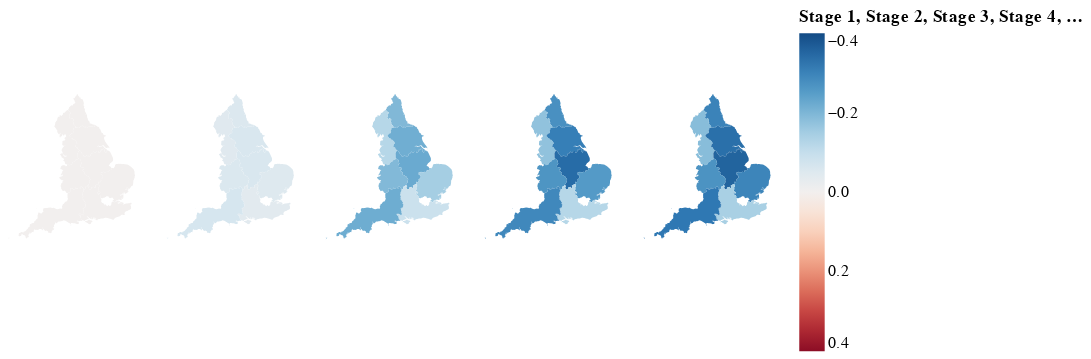

Notebook source saved alongside this figure:
### Code cell
# Residual plot - no London
no_London=geo_data.drop(geo_data[geo_data.nuts118nm=="London"].index)

alt.Chart(no_London).mark_geoshape().encode(
    color=alt.Color(alt.repeat(), type="quantitative",scale=alt.Scale(scheme='redblue',domain=[0.4,-0.4])),
).properties(
    projection={'type': 'identity','reflectY': True},
    width=80,
    height=200
).repeat(res_list,
    columns=6
)

### Figure 1 — Vega-Lite specification as saved in the notebook (floating-point values rounded to 4 significant figures; data arrays with more than 128 entries replaced by an {"elided": "..."} marker saying what was removed)
{"config": {"view": {"continuousWidth": 300, "continuousHeight": 300}}, "repeat": ["Stage 1", "Stage 2", "Stage 3", "Stage 4", "Stage 5"], "spec": {"data": {"name": "data-a3d5c0dc6326e4b753d7be8d8c13c9f1"}, "mark": {"type": "geoshape"}, "encoding": {"color": {"field": {"repeat": "repeat"}, "scale": {"domain": [0.4, -0.4], "scheme": "redblue"}, "type": "quantitative"}}, "height": 200, "projection": {"type": "identity", "reflectY": true}, "width": 80}, "columns": 6, "$schema": "https://vega.github.io/schema/vega-lite/v5.16.3.json", "datasets": {"data-a3d5c0dc6326e4b753d7be8d8c13c9f1": [{"OBJECTID": 1, "nuts118cd": "UKC", "nuts118nm": "North East", "bng_e": 417313, "bng_n": 600358, "long": -1.729, "lat": 55.3, "GlobalID": "628608f5-673c-45c8-9082-f57ed9604a20", "Stage 1": -0.001137, "Stage 2": -0.05526, "Stage 3": -0.1951, "Stage 4": -0.2749, "Stage 5": -0.2997, "type": "Feature", "geometry": {"type": "MultiPolygon", "coordinates": {"elided": "2 rows, 4332 float values in total"}}}, {"OBJECTID": 2, "nuts118cd": "UKD", "nuts118nm": "North West", "bng_e": 350015, "bng_n": 506280, "long": -2.772, "lat": 54.45, "GlobalID": "0413c215-94f7-4f2e-a0fd-37d517177413", "Stage 1": -0.001137, "Stage 2": -0.04451, "Stage 3": -0.1225, "Stage 4": -0.1752, "Stage 5": -0.1862, "type": "Feature", "geometry": {"type": "MultiPolygon", "coordinates": {"elided": "3 rows, 2514 float values in total"}}}, {"OBJECTID": 3, "nuts118cd": "UKE", "nuts118nm": "Yorkshire and Humber", "bng_e": 446903, "bng_n": 448736, "long": -1.287, "lat": 53.93, "GlobalID": "d608863c-86bd-4877-b3b8-247794a0825a", "Stage 1": -0.001137, "Stage 2": -0.06321, "Stage 3": -0.2159, "Stage 4": -0.3076, "Stage 5": -0.3349, "type": "Feature", "geometry": {"type": "Polygon", "coordinates": {"elided": "1x392x2 float values"}}}, {"OBJECTID": 4, "nuts118cd": "UKF", "nuts118nm": "East Midlands", "bng_e": 477660, "bng_n": 322635, "long": -0.8497, "lat": 52.8, "GlobalID": "428c9691-f97b-4fa3-aef8-b3d8c0789cf9", "Stage 1": -0.001137, "Stage 2": -0.06186, "Stage 3": -0.2235, "Stage 4": -0.3417, "Stage 5": -0.3563, "type": "Feature", "geometry": {"type": "Polygon", "coordinates": {"elided": "1x360x2 float values"}}}, {"OBJECTID": 5, "nuts118cd": "UKG", "nuts118nm": "West Midlands", "bng_e": 386294, "bng_n": 295477, "long": -2.204, "lat": 52.56, "GlobalID": "a8a5953c-6a23-4fca-b1c7-96d80a29dd95", "Stage 1": -0.001137, "Stage 2": -0.05736, "Stage 3": -0.1934, "Stage 4": -0.2652, "Stage 5": -0.269, "type": "Feature", "geometry": {"type": "Polygon", "coordinates": {"elided": "1x315x2 float values"}}}, {"OBJECTID": 6, "nuts118cd": "UKH", "nuts118nm": "East of England", "bng_e": 571074, "bng_n": 263229, "long": 0.5041, "lat": 52.24, "GlobalID": "5b0cd82b-5790-499e-92b3-b8f1ab8c601c", "Stage 1": -0.001137, "Stage 2": -0.04893, "Stage 3": -0.1477, "Stage 4": -0.2549, "Stage 5": -0.296, "type": "Feature", "geometry": {"type": "MultiPolygon", "coordinates": {"elided": "12 rows, 1094 float values in total"}}}, {"OBJECTID": 8, "nuts118cd": "UKJ", "nuts118nm": "South East", "bng_e": 470062, "bng_n": 172924, "long": -0.9931, "lat": 51.45, "GlobalID": "53710b5b-1dfe-4a52-bfb9-a07005f418be", "Stage 1": -0.001137, "Stage 2": -0.0408, "Stage 3": -0.09097, "Stage 4": -0.1221, "Stage 5": -0.1426, "type": "Feature", "geometry": {"type": "MultiPolygon", "coordinates": {"elided": "9 rows, 1602 float values in total"}}}, {"OBJECTID": 9, "nuts118cd": "UKK", "nuts118nm": "South West", "bng_e": 285015, "bng_n": 102567, "long": -3.633, "lat": 50.81, "GlobalID": "da810a21-072d-49d1-853e-48b75dd73c53", "Stage 1": -0.001137, "Stage 2": -0.0689, "Stage 3": -0.2181, "Stage 4": -0.2898, "Stage 5": -0.3197, "type": "Feature", "geometry": {"type": "MultiPolygon", "coordinates": {"elided": "10 rows, 2250 float values in total"}}}]}}
